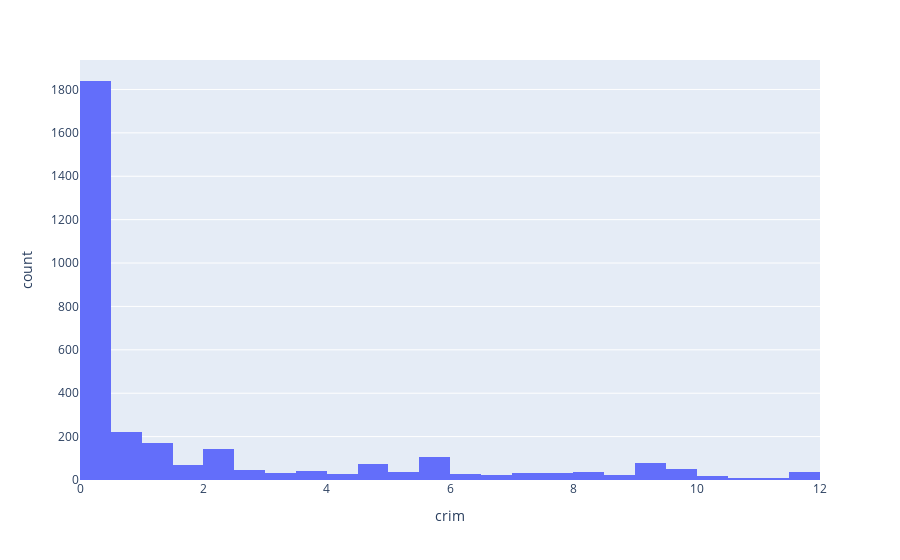

Write notebook code for a chart like this one.
### Code cell
px.histogram(dfCrim,x="crim")

### Figure 1 — Plotly figure (JSON) as saved in the notebook; plotly's stock layout.template omitted (floating-point values rounded to 4 significant figures; data arrays with more than 128 entries replaced by an {"elided": "..."} marker saying what was removed)
{"data": [{"alignmentgroup": "True", "bingroup": "x", "hovertemplate": "crim=%{x}<br>count=%{y}<extra></extra>", "legendgroup": "", "marker": {"color": "#636efa", "pattern": {"shape": ""}}, "name": "", "offsetgroup": "", "orientation": "v", "showlegend": false, "type": "histogram", "x": {"elided": "3182 float values"}, "xaxis": "x", "yaxis": "y"}], "layout": {"barmode": "relative", "legend": {"tracegroupgap": 0}, "margin": {"t": 60}, "xaxis": {"anchor": "y", "domain": [0, 1], "title": {"text": "crim"}}, "yaxis": {"anchor": "x", "domain": [0, 1], "title": {"text": "count"}}}}
